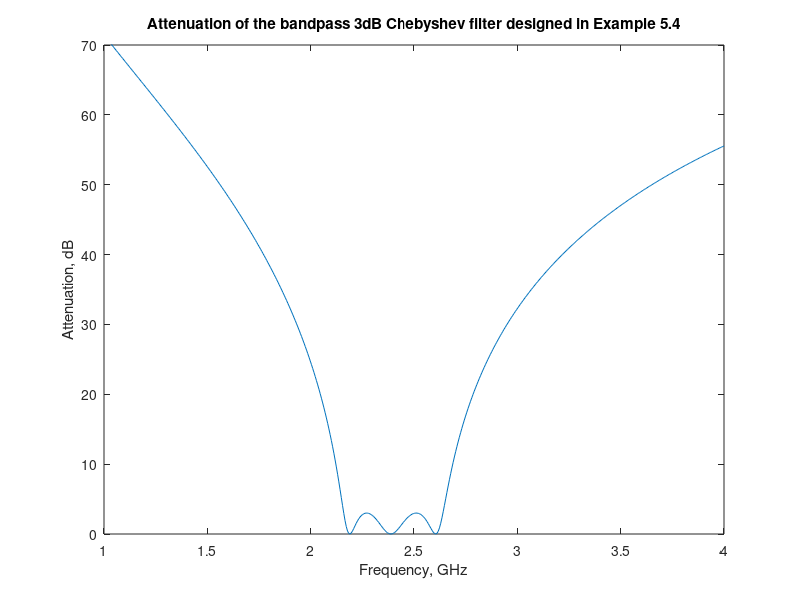

Write the MATLAB code that produced this figure.
%
%   This file computes the attenuation profile of the 
%   Chebyshev filter designed in the Example 5.4
% 
%   Copyright (c) 1999 by P.Bretchko and R.Ludwig
%   "RF Circuit Design: Theory and Practice"
%

clear all; % clear all variables
close all; % close all opened graphs
figure;    % open new graph

%define the frequency range
f_min=1e9;
f_max=4e9;
N=500;
f=f_min:(f_max-f_min)/(N-1):f_max;
w=2*pi*f;

% define problem parameters
fc=2.4e9; % center frequency
delta=0.1; % passband width

fl=(1-delta)*fc; % lower cutoff frequency
fu=(1+delta)*fc; % upper cutoff frequency
BW=2*pi*(fu-fl); % bandwidth
w0=2*pi*sqrt(fl*fu);

% low-pass filter prototype parameters
g0=1;
g1=3.3487;
g2=0.7117;
g3=3.3487;
g4=1;

% set generator impedance
Rg=50;


% perform scaling to take into account generator resistance
LL1=g1*Rg
CC2=g2/Rg
LL3=g3*Rg
RL=g4*Rg;

% frequency scaling
L1=LL1/BW
C1=BW/w0^2/LL1

L2=BW/w0^2/CC2
C2=CC2/BW

L3=L1
C3=C1


% compute the frequency response
Z=RL;
Z=Z+j*w*L3+1./(j*w*C3);
Z=1./(1./Z+1./(j*w*L2)+j*w*C2);
Z=Z+j*w*L1+1./(j*w*C1);

Gamma=(Z-Rg)./(Z+Rg);
LF=1-abs(Gamma).^2;

plot(f/1e9,-10*log10(LF));
axis([f_min/1e9 f_max/1e9 0 70]);
title('Attenuation of the bandpass 3dB Chebyshev filter designed in Example 5.4');
xlabel('Frequency, GHz');
ylabel('Attenuation, dB');

%print -deps 'fig5_30.eps'
